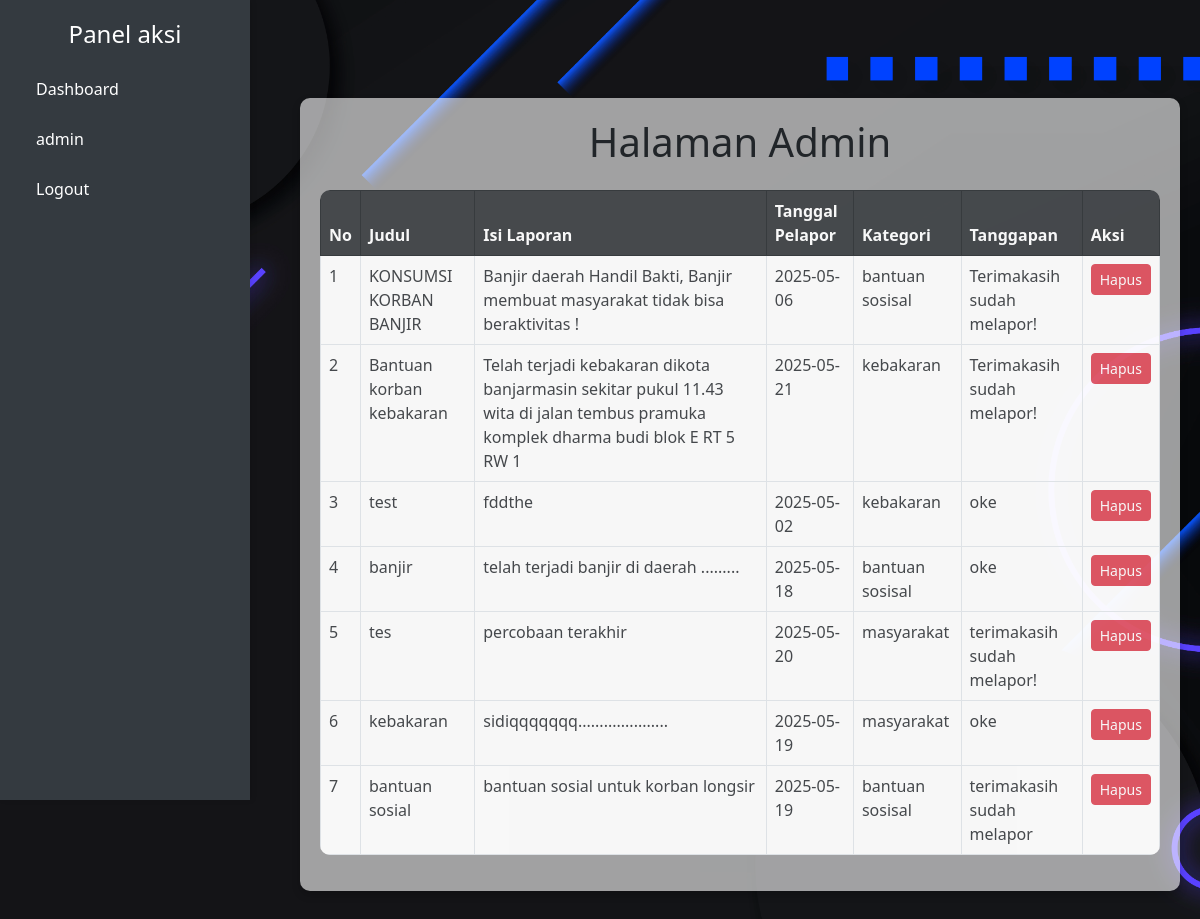
The app's page /userproject/admin/admin.php with its own data.
### tables this page shows
CREATE TABLE `pengaduan` (
  `id_pengaduan` int NOT NULL,
  `judul` varchar(255) NOT NULL,
  `isi_laporan` varchar(255) NOT NULL,
  `tanggal_pelapor` date NOT NULL,
  `kategori_laporan` varchar(255) NOT NULL,
  `tanggapan` text
);

### userproject/admin/admin.php (the view, shortened to what this page needs)
<?php
require 'koneksi.php';
$query = "SELECT * FROM pengaduan";
$result = mysqli_query($conn, $query);
?>
<!DOCTYPE html>
<html lang="en">
<head>
    <link href="https://cdn.jsdelivr.net/npm/bootstrap@5.3.0/dist/css/bootstrap.min.css" rel="stylesheet" />
</head>
<body>
  <div class="sidebar">
    <h4>Panel aksi</h4>
    <ul class="nav flex-column">
      <li class="nav-item"><a class="nav-link" href="dashboard.php">Dashboard</a></li>
      <li class="nav-item"><a class="nav-link" href="admin.php">admin</a></li>
      <li class="nav-item"><a class="nav-link" href="logout.php">Logout</a></li>
    </ul>
  </div>
    <div class="container mt-5">
        <h1 class="text-center">Halaman Admin</h1>
        <table class="table table-bordered mt-4">
            <thead class="table-dark">
                <tr>
                    <th>No</th>
                    <th>Judul</th>
                    <th>Isi Laporan</th>
                    <th>Tanggal Pelapor</th>
                    <th>Kategori</th>
                    <th>Tanggapan</th>
                    <th>Aksi</th>
                </tr>
            </thead>
            <tbody>
                <?php
                if (mysqli_num_rows($result) > 0) {
                    $no = 1;
                    while ($row = mysqli_fetch_assoc($result)) {
                ?>
                <tr>
                    <td><?= $no++; ?></td>
                    <td><?= ($row['judul']); ?></td>
                    <td><?= ($row['isi_laporan']); ?></td>
                    <td><?= ($row['tanggal_pelapor']); ?></td>
                    <td><?= ($row['kategori_laporan']); ?></td>
                    <td><?= ($row['tanggapan']); ?></td>
                    <td>
                        <form action="hapus.php" method="POST" style="display:inline;" onsubmit="return confirm('Yakin ingin menghapus?');">
                             <button type="submit" class="btn btn-sm btn-danger">Hapus</button>
                         </form>
                     </td>
                </tr>
                <?php
                    }
                } else {
                    echo "<tr><td colspan='7' class='text-center'>Belum ada data pengaduan.</td></tr>";
                }
                ?>
            </tbody>
        </table>
    </div>
    <br>
  <br>
</body>
</html>

### userproject/admin/admin.php (style rules this page uses)
body { background-image: url('../img/login.jpg'); background-size: cover; background-color: black; background-position: center; background-repeat: no-repeat; min-height: 100vh; margin: 0; display: flex; flex-direction: column; align-items: center; justify-content: flex-start; padding-top: 50px; }
.container { background-color: rgba(255, 255, 255, 0.6); padding: 20px; border-radius: 10px; box-shadow: 0 4px 8px rgba(0, 0, 0, 0.2); margin-top: 100px; margin-left: 300px; width: calc(100% - 320px); max-width: 1200px; }
.sidebar { height: 100vh; position: fixed; top: 0; left: 0; width: 250px; background-color: #343a40; color: white; padding: 20px; box-shadow: 2px 0 5px rgba(0, 0, 0, 0.1); }
.sidebar h4 { text-align: center; margin-bottom: 20px; }
.sidebar .nav-link { color: white; margin-bottom: 10px; transition: background-color 0.3s ease; }
.table { margin-top: 20px; background-color: rgba(255, 255, 255, 0.6); border-radius: 10px; overflow: hidden; }
.table th, .table td { opacity: 0.8; }

### records on screen
pengaduan: judul "KONSUMSI KORBAN BANJIR", isi_laporan "Banjir daerah Handil Bakti, Banjir membuat masyarakat tidak bisa beraktivitas !", tanggal_pelapor "2025-05-06", kategori_laporan "bantuan sosisal", tanggapan "Terimakasih sudah melapor!"
pengaduan: judul "Bantuan korban kebakaran", isi_laporan "Telah terjadi kebakaran dikota banjarmasin sekitar pukul 11.43 wita di jalan tembus pramuka komplek dharma budi blok E RT 5 RW 1", tanggal_pelapor "2025-05-21", kategori_laporan "kebakaran", tanggapan "Terimakasih sudah melapor!"
pengaduan: judul "test", isi_laporan "fddthe", tanggal_pelapor "2025-05-02", kategori_laporan "kebakaran", tanggapan "oke"
pengaduan: judul "banjir", isi_laporan "telah terjadi banjir di daerah .........", tanggal_pelapor "2025-05-18", kategori_laporan "bantuan sosisal", tanggapan "oke"
pengaduan: judul "tes", isi_laporan "percobaan terakhir", tanggal_pelapor "2025-05-20", kategori_laporan "masyarakat", tanggapan "terimakasih sudah melapor!"
pengaduan: judul "kebakaran", isi_laporan "sidiqqqqqqq.....................", tanggal_pelapor "2025-05-19", kategori_laporan "masyarakat", tanggapan "oke"
pengaduan: judul "bantuan sosial", isi_laporan "bantuan sosial untuk korban longsir", tanggal_pelapor "2025-05-19", kategori_laporan "bantuan sosisal", tanggapan "terimakasih sudah melapor"
